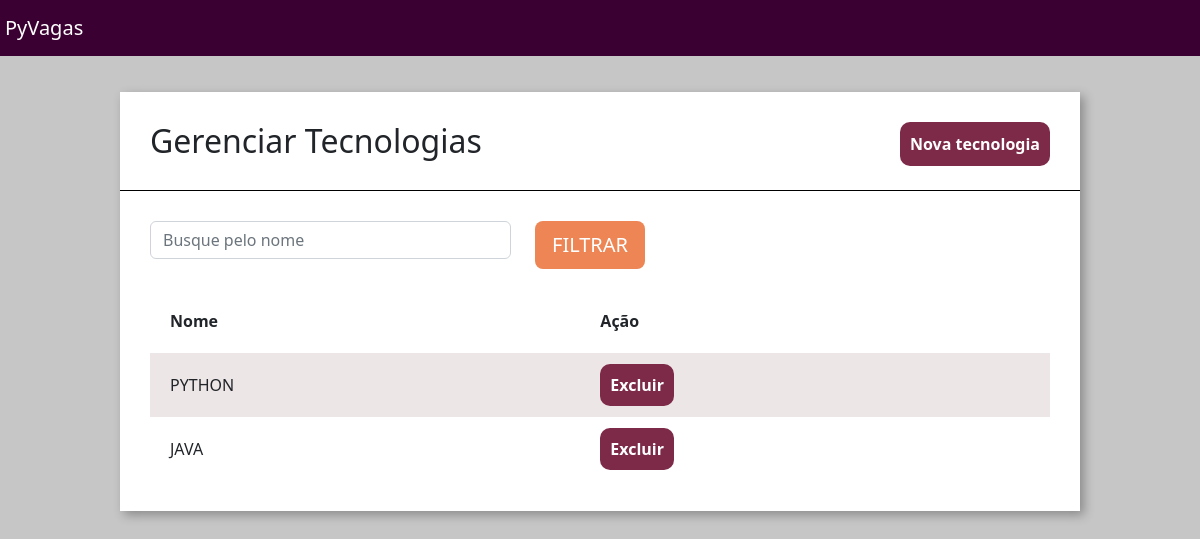
Page /home/tecnologias/ on the earlier database version.
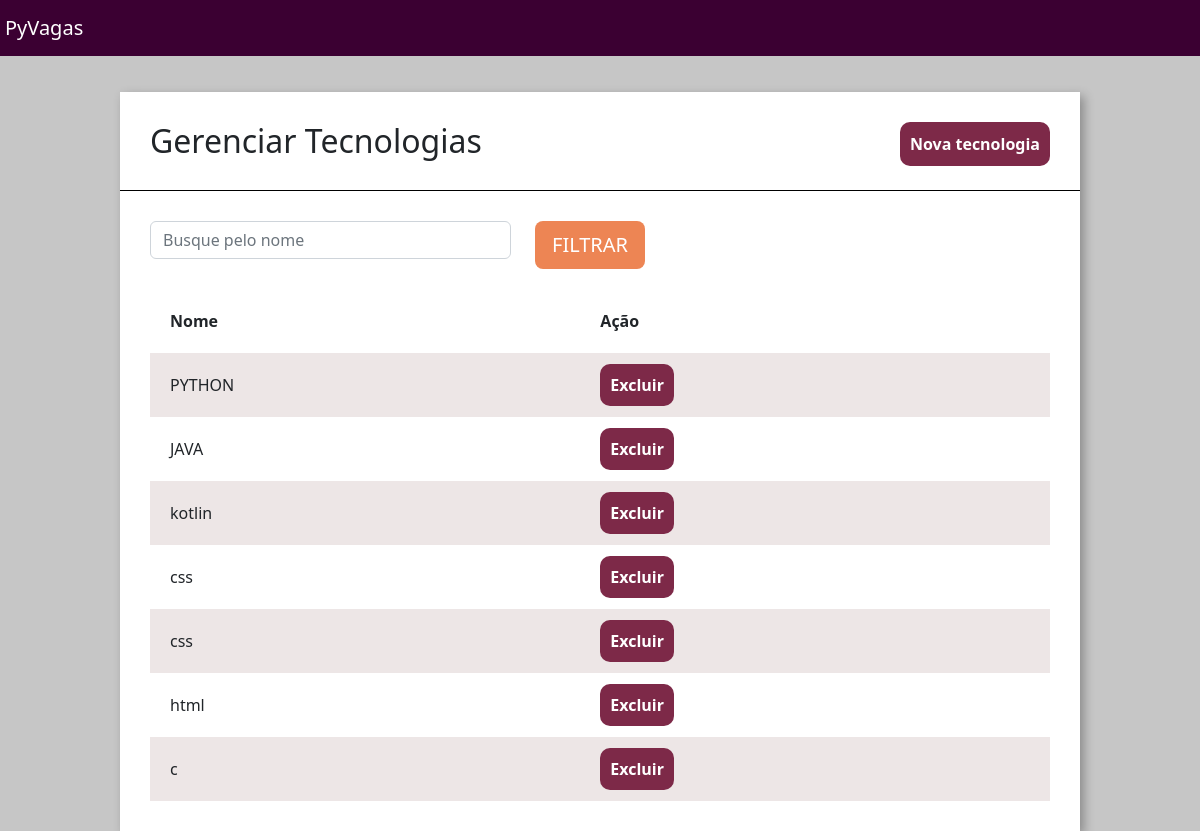
Same page on the later database version.
### empresa/models.py (models this page shows, shortened)
class Tecnologias(models.Model):
    tecnologia = models.CharField(max_length=30)

### empresa/views.py (the view)
# urls.py: path('tecnologias/', views.tecnologias, name='tecnologias'),
def tecnologias(request):
    tecnologias = Tecnologias.objects.all()
    return render(request, 'tecnologias.html', {'tecnologias': tecnologias,})

### empresa/templatetags/filtro.py (called while the page is built)
@register.filter(name='is_par')
def is_par(valor):
    return True if valor % 2 == 0 else False

### empresa/templates/tecnologias.html (shortened to what this page needs)
{% extends 'base.html' %}
{% load static %}
{% load filtro %}
{% block 'head' %}
    <link href="{% static 'empresa/css/tecnologias.css' %}" rel="stylesheet">
{% endblock %}
{% block 'body' %}
    <div class="wrapper">
        <div class="box">
            <div class="header-box">
                <h2 class="titulo">Gerenciar Tecnologias</h2>
                <a href="#" class="btn-nova-empresa" data-bs-toggle="modal" data-bs-target="#myModal">Nova tecnologia</a>
            </div>
            <div class="borda-box"></div>
            <div class="body-box">
                <form action="{% url 'tecnologias' %}" method="GET"> {% csrf_token %}
                <div class="row">
                        <div class="col-md-5">
                            <input type="text" placeholder="Busque pelo nome" class="form-control" name="nome">
                        </div>
                    <div class="col-md-3">
                        <input type="submit" value="FILTRAR" class="btn btn-lg btn-orange">
                    </div>
                </div>
                </form>
                <table class="tabela" cellpadding="20">
                    <tr>
                        <th>Nome</th>
                        <th>Ação</th>
                    </tr>
                    {% for tech in tecnologias%}
                    <tr {% if not forloop.counter|is_par %} class="tabela-linha" {% endif %}>
                        <td> {{tech.tecnologia}} </td>
                        <td>
                            <a href="{% url 'excluir_empresa' tech.id %}" class="btn-excluir">Excluir</a>
                        </td>
                    </tr>
                {% endfor %}
                </table>
            </div>
        </div>
    </div>
{% endblock%}

Differences in the rows shown:
added Tecnologias: tecnologia "kotlin"
added Tecnologias: tecnologia "css"
added Tecnologias: tecnologia "css"
added Tecnologias: tecnologia "html"
added Tecnologias: tecnologia "c"
